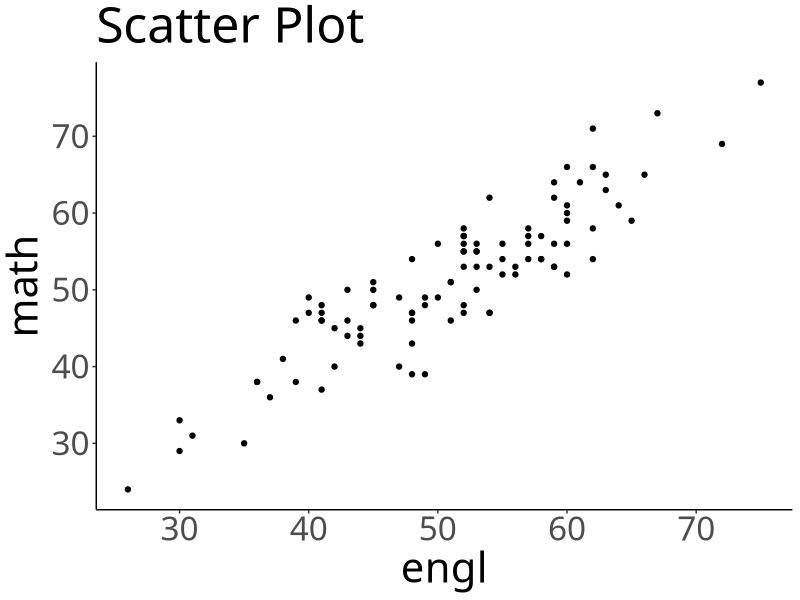
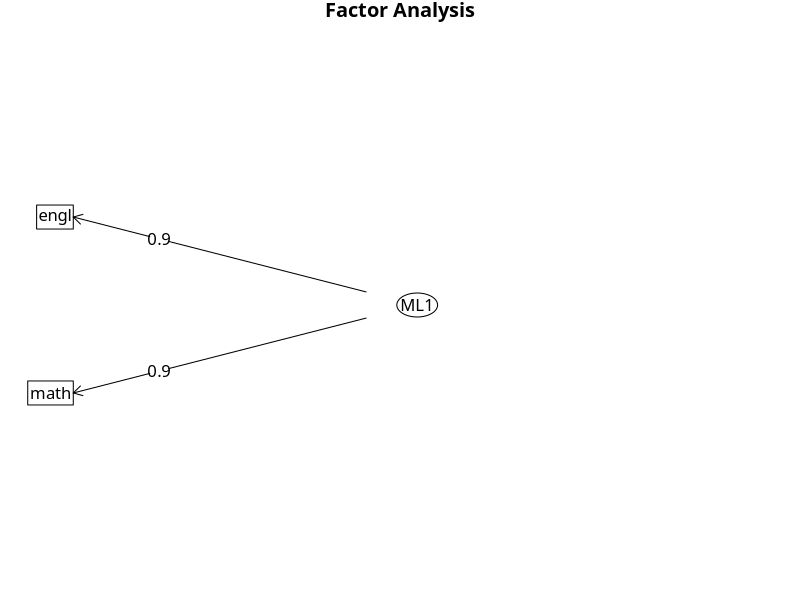
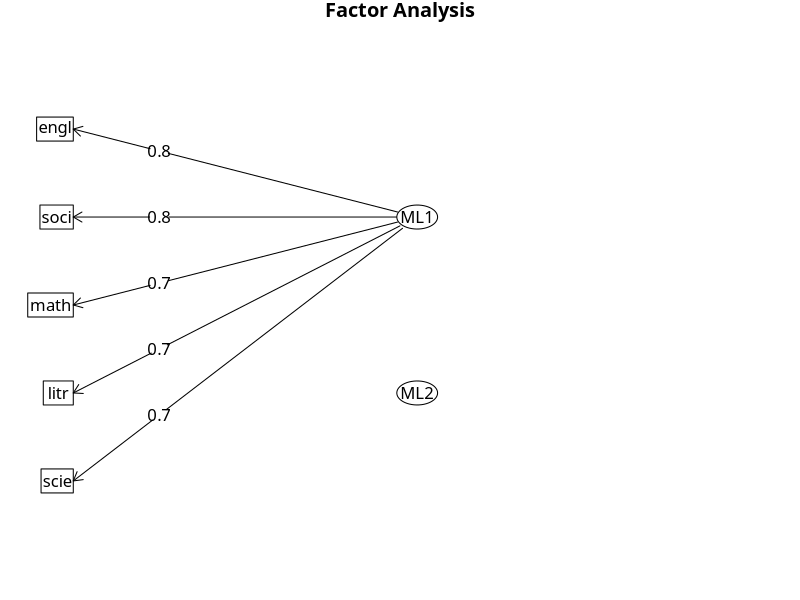
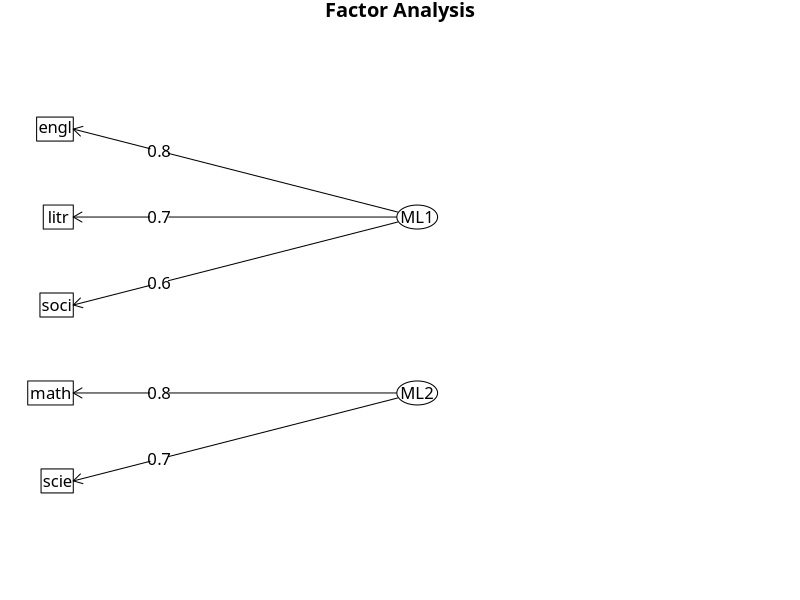
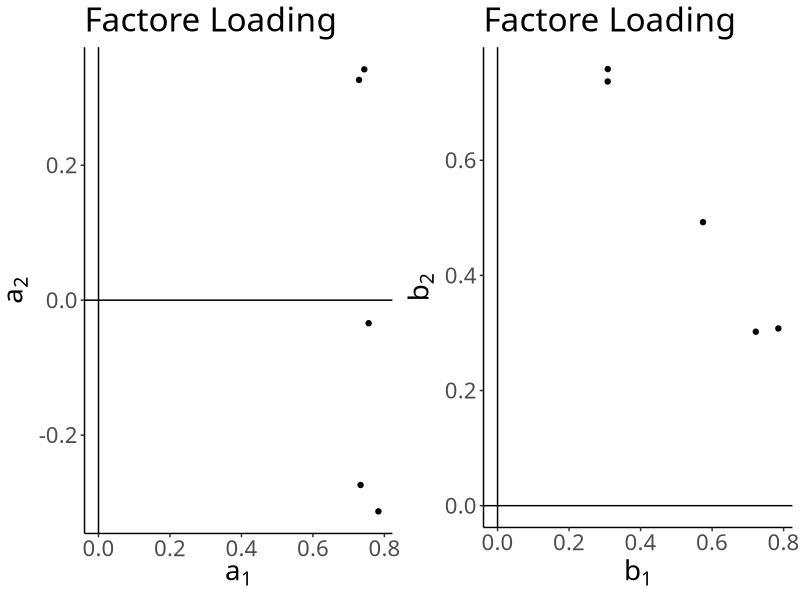

These figures' R source, in order:
## ---- chunk 1
library(dplyr)
library(ggplot2)
library(gridExtra)
library(psych)
## ---- chunk 2
set.seed(1)
f <- rnorm(100, 50, 10) 
engl <- rnorm(100, f, 3)%>% round()
math <- rnorm(100, f, 3)%>% round()
data <- data.frame(engl, math)
data %>% head()
## ---- chunk 3
data %>%
  ggplot() +
  geom_point(aes(engl, math))+
  theme_classic(base_family = "HiraKakuPro-W3")+
  theme(text=element_text(size=30)) +
  labs(title="Scatter Plot")
## ---- chunk 4
model <- fa(r=data, nfactors=1, fm="ml")
par(family= "HiraKakuProN-W3")
fa.diagram(model)
## ---- chunk 5
set.seed(10)
scis <- rnorm(100, 50, 10)
arts <- rnorm(100, 50, 10)
engl <- rnorm(100, 0.7*arts+0.3*scis, 5) %>% round()
math <- rnorm(100, 0.3*arts+0.7*scis, 5) %>% round()
litr <- rnorm(100, 0.7*arts+0.3*scis, 5) %>% round()
scie <- rnorm(100, 0.3*arts+0.7*scis, 5) %>% round()
soci <- rnorm(100, 0.7*arts+0.3*scis, 5) %>% round()
data <- data.frame(engl, math, litr, scie, soci)
data <- apply(data, 2, scale)
data %>% head()
## ---- chunk 6
model1 <- fa(data, nfactors = 2, rotate = "none", fm="ml")
model2 <- fa(data, nfactors = 2, rotate = "varimax", fm="ml")
model1 ; model2
## ---- chunk 7
fa.diagram(model1)
fa.diagram(model2)
## ---- chunk 8
p1 <- ggplot() +
  geom_point(aes(model1$loadings[,1],model1$loadings[,2]))+
  theme_classic(base_family = "HiraKakuPro-W3")+
  theme(text=element_text(size=20)) +
  labs(title="Factore Loading", x=expression(a[1]), y=expression(a[2]))+
  geom_hline(yintercept = 0)+
  geom_vline(xintercept = 0)

p2 <- ggplot() +
  geom_point(aes(model2$loadings[,1],model2$loadings[,2]))+
  theme_classic(base_family = "HiraKakuPro-W3")+
  theme(text=element_text(size=20)) +
  labs(title="Factore Loading", x=expression(b[1]), y=expression(b[2]))+
  geom_hline(yintercept = 0)+
  geom_vline(xintercept = 0)

grid.arrange(p1, p2, nrow=1)
